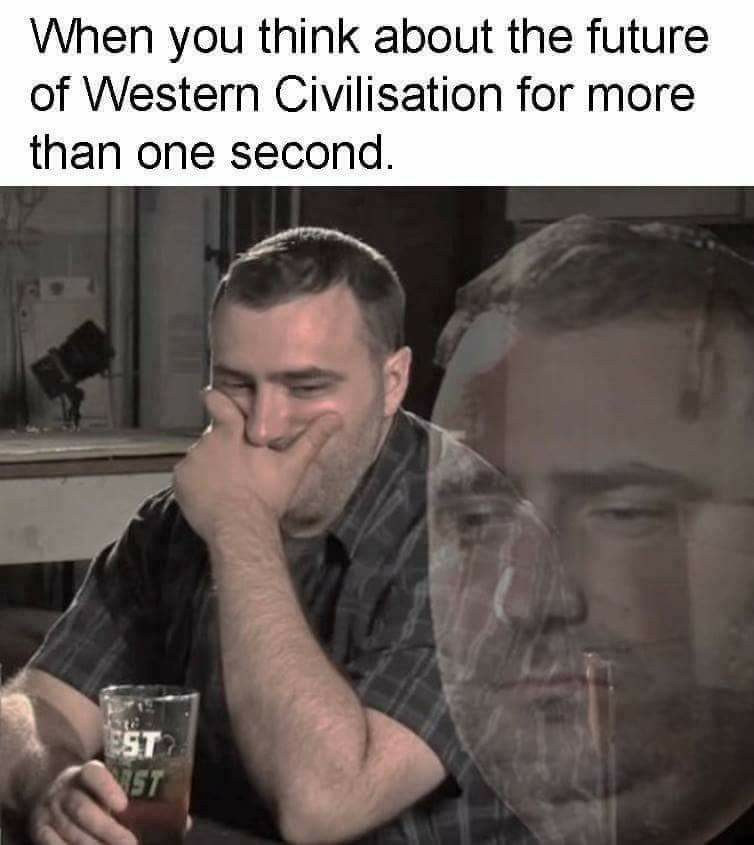
#> input picture img/12.jpg, 754 x 845 px, given in place of i, which was not available
$ python -i m_transformations.py   (imports and definitions only)
#> lines starting #> are read from the running program, lines starting #| are printed output that depends on the picture; after the words box and inside, x2 and y2 are one past the last pixel; in counts of white or black regions, pixels touching at a corner belong together; pictures that were not available may be replaced by others from this repository, and a replacement may not be noted
import cv2
import numpy as np
import progressbar


def openIm(img, name):

#> called with name = 0
    ret, thresh2 = cv2.threshold(img, 127, 255, cv2.THRESH_BINARY_INV)
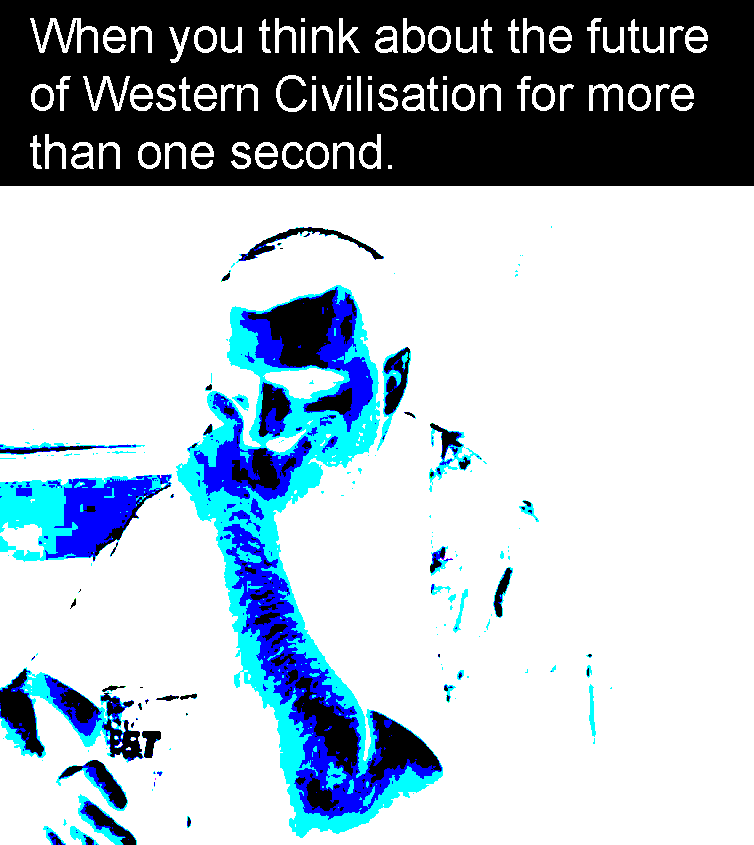
#> thresh2: shape (845, 754, 3); mean B, G, R 196.9, 186.3, 172.2
#> img is the input picture: shape (845, 754, 3); mean B, G, R 104, 107.2, 115.8
    img2 = cv2.imread('scaled img/2.tif', 0)
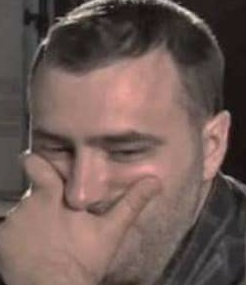
#> input picture img/12  Copy.jpg, 246 x 285 px, given in place of 2.tif, which was not available
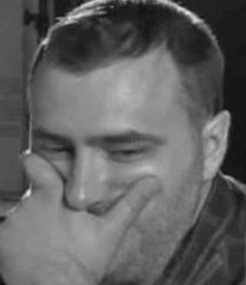
#> img2: shape (285, 246); min 9, max 233, mean 96.9
    # [4 lines of commented-out code are left out]
    kernel = cv2.getStructuringElement(cv2.MORPH_RECT, (2, 20))
    erosion = cv2.morphologyEx(img2, cv2.MORPH_OPEN, kernel)
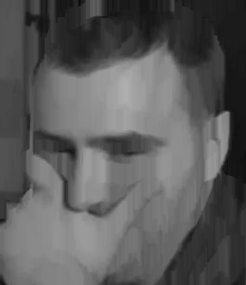
#> erosion: shape (285, 246); min 9, max 175, mean 91.1
    ret1, thresh21 = cv2.threshold(erosion, 127, 255, cv2.THRESH_BINARY_INV)
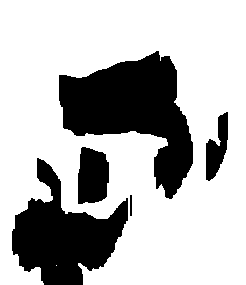
#> thresh21: shape (285, 246); 71.9% white; 5 black regions, box (x1, y1, x2, y2) and area: (59, 51, 193, 199) 9935, (12, 158, 128, 285) 7355, (78, 147, 109, 204) 1494, (206, 112, 228, 181) 866, (130, 195, 132, 216) 42
    cv2.imwrite('eroded/2.tif' ,thresh21)
    kernel = cv2.getStructuringElement(cv2.MORPH_RECT, (2, 20))

    #kernel = np.ones((200, 5), np.uint8)
    opening = cv2.morphologyEx(thresh2, cv2.MORPH_OPEN, kernel)
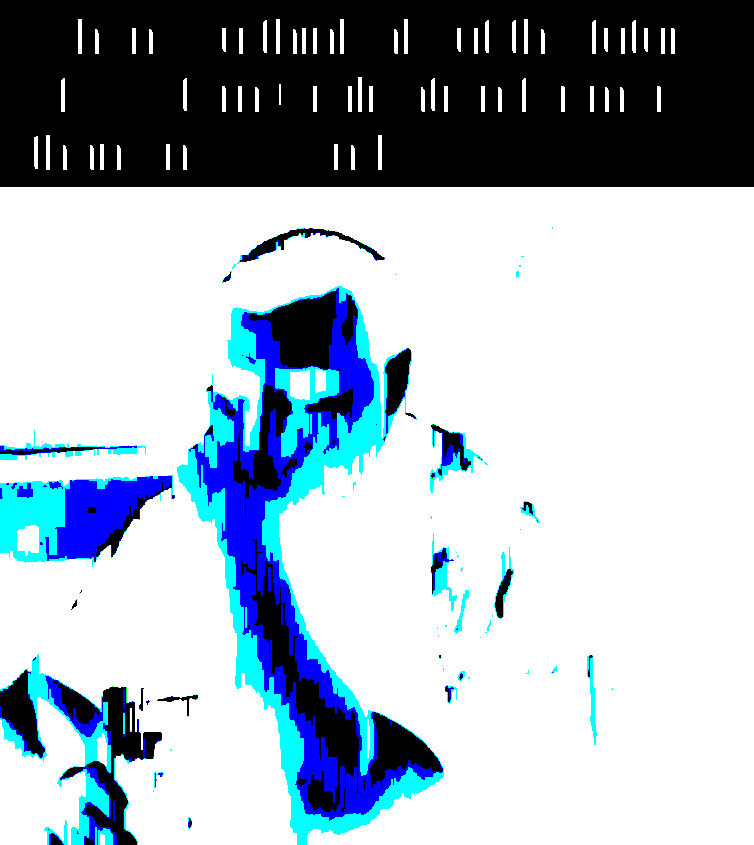
#> opening: shape (845, 754, 3); mean B, G, R 190.2, 178.3, 165
    return opening


def transform(path):
    j = 0
    bar = progressbar.ProgressBar(max_value=95)
    for i in path:
        bar.update(j)
        print(i)
        img = openIm(cv2.imread(str(i)), j)
        j += 1
        constant = cv2.copyMakeBorder(img, 10, 10, 10, 10, cv2.BORDER_CONSTANT, value=(255, 255, 255))
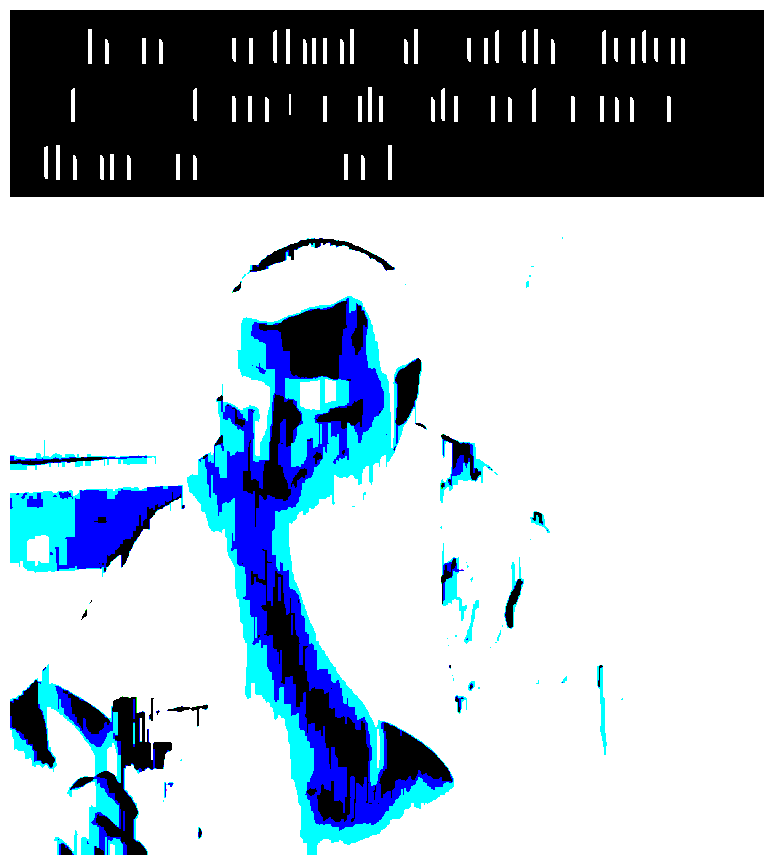
#> constant: shape (865, 774, 3); mean B, G, R 193.3, 182, 169.3
        cv2.imwrite('processed scaled erosion/' + str(j) + '.tif', constant)

#> (the run stopped early here; a loop or call above may not have finished)
